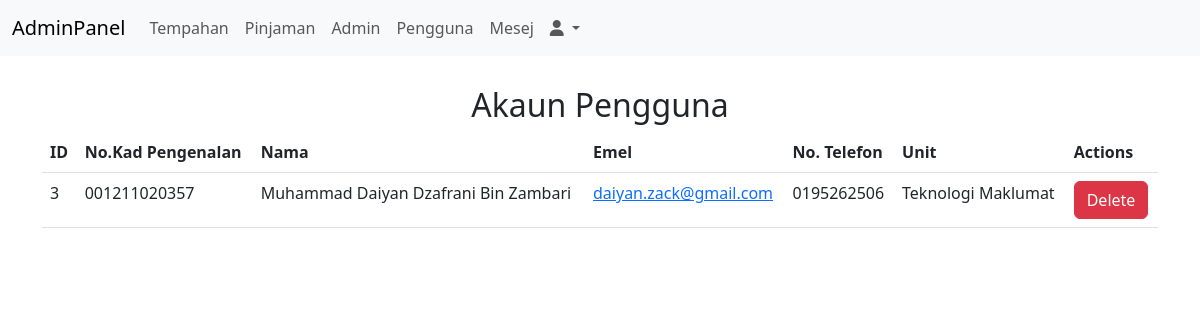
/admin/users_accounts.php (signed in), run on the app's committed database.
### tables this page shows
CREATE TABLE `users` (
  `id` int(100) NOT NULL,
  `ic` varchar(100) NOT NULL,
  `name` varchar(100) NOT NULL,
  `email` varchar(50) NOT NULL,
  `number` varchar(10) NOT NULL,
  `jawatan` varchar(100) NOT NULL,
  `password` varchar(50) NOT NULL
);

### admin/users_accounts.php (the view, shortened to what this page needs)
<?php
include '../components/logo.php';
include '../components/connect.php';
?>
<!doctype html>
<html lang="en">
  <head>
    <link href="https://cdn.jsdelivr.net/npm/bootstrap@5.3.0/dist/css/bootstrap.min.css" rel="stylesheet">
    <link rel="stylesheet" href="https://cdnjs.cloudflare.com/ajax/libs/font-awesome/6.1.1/css/all.min.css">
  </head>
  <body>
    <?php include("includes/navbar.php"); ?>
    <div class="container">
        <h2 class="text-center" style="margin-top:30px;">Akaun Pengguna</h2>
        <table class="table">
            <thead>
                <tr>
                    <th scope="col">ID</th>
                    <th scope="col">No.Kad Pengenalan</th>
                    <th scope="col">Nama</th>
                    <th scope="col">Emel</th>
                    <th scope="col">No. Telefon</th>
                    <th scope="col">Unit</th>
                    <th scope="col">Actions</th>
                </tr>
            </thead>
            <tbody>
            <?php
                $stmt = $conn->prepare("SELECT * FROM `users`");
                $stmt->execute();
                if ($stmt->rowCount() > 0) {
                    while ($row = $stmt->fetch(PDO::FETCH_ASSOC)) {
            ?>
                <tr>
                    <td><?php echo $row['id']; ?></td>
                    <td><?php echo $row['ic']; ?></td>
                    <td><?php echo $row['name']; ?></td>
                    <td><a href="mailto:<?php echo $row['email']; ?>"><?php echo $row['email']; ?></a></td>
                    <td><?php echo $row['number']; ?></a></td>
                    <td><?php echo $row['jawatan']; ?></td>
                    <td><a href="users_accounts.php?delete=<?php echo $row['id']; ?>" class="btn btn-danger" onclick="return confirm('delete this account?');">Delete</a></td>
                </tr>
                <?php
                    }
                } else {
                    echo '<tr><td colspan="7">no accounts available</td></tr>';
                }
                ?>
            </tbody>
        </table>
    </div>
  </body>
</html>

### data on the page
users: id "3", ic "001211020357", name "Muhammad Daiyan Dzafrani Bin Zambari", email "daiyan.zack@gmail.com", number "0195262506", jawatan "Teknologi Maklumat"
